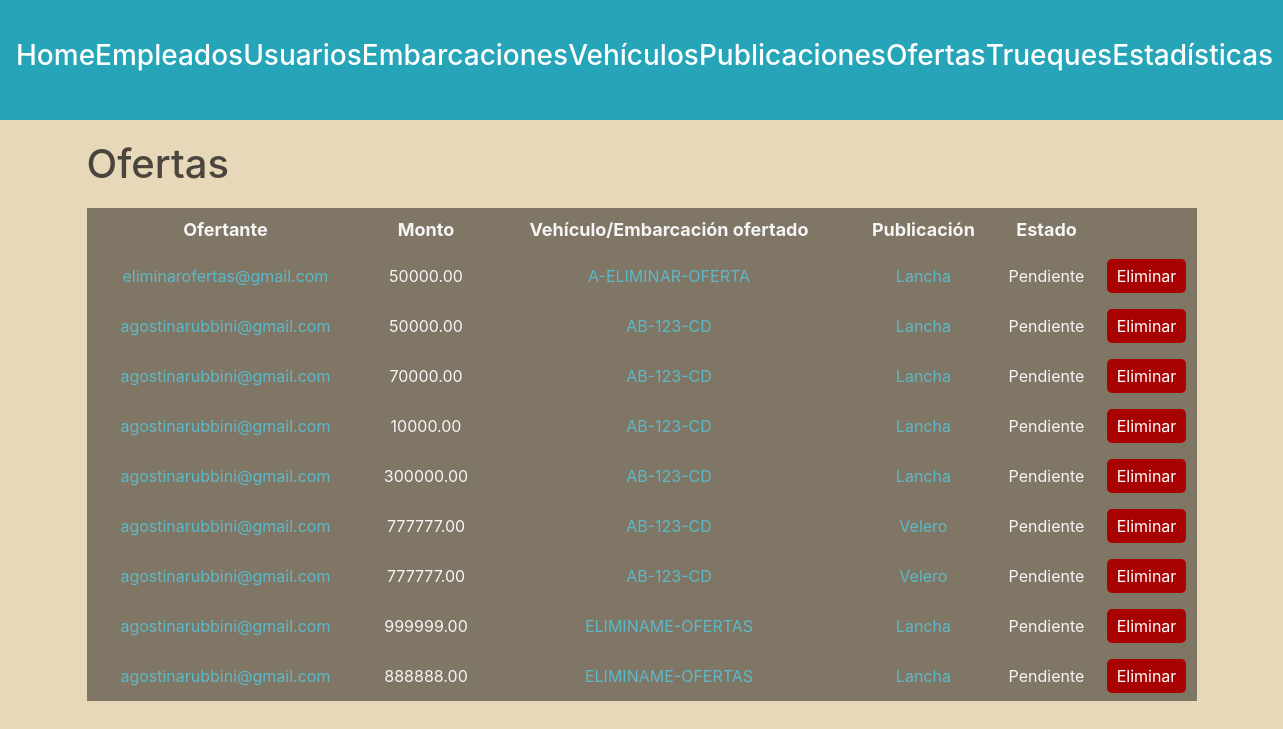
The app's page /administrador/ofertas/ (signed in) with its own data.
### ofertas/models.py (models this page shows)
class Oferta(models.Model):
    monto = models.DecimalField(max_digits=15, decimal_places=2, default=0)
    autor = models.ForeignKey(Usuario, on_delete=models.SET_NULL, null=True)
    vehiculo_ofertado = models.ForeignKey(Vehiculo, on_delete=models.SET_NULL, null=True)
    embarcacion_ofertada = models.ForeignKey(Embarcacion, on_delete=models.SET_NULL, null=True)
    publicacion= models.ForeignKey(Publicacion, on_delete=models.SET_NULL, null=True)
    estado= models.CharField(max_length=50, default='Pendiente')
    oculta = models.BooleanField(default=False)

### usuarios/models.py (models this page shows, shortened)
class Usuario(AbstractBaseUser, PermissionsMixin):
    nombre = models.CharField(max_length=50)
    apellido = models.CharField(max_length=50)
    fecha_nacimiento = models.DateField()
    telefono = models.CharField(max_length=13)
    mail = models.EmailField(max_length=50, unique=True)
    password = models.CharField(max_length=128)
    is_staff= models.BooleanField(default=False)
    is_blocked= models.BooleanField(default=False)
    USERNAME_FIELD = 'mail'
    REQUIRED_FIELDS = ['nombre', 'apellido', 'fecha_nacimiento', 'telefono']

### vehiculos/models.py (models this page shows)
class Vehiculo(models.Model):
    patente = models.CharField(max_length=100, unique=True)
    marca = models.CharField(max_length=100)
    modelo = models.CharField(max_length=100)
    tipo = models.ForeignKey(TipoVehiculo, on_delete=models.SET_NULL, null=True)
    año_fabricacion = models.DecimalField(max_digits=4, decimal_places=0, default=2000)
    kilometraje = models.DecimalField(max_digits=10, decimal_places=0, default=0)
    dueño = models.ForeignKey(Usuario, on_delete=models.CASCADE)

### publicaciones/models.py (models this page shows)
class Publicacion(models.Model):
    monto = models.DecimalField(max_digits=15, decimal_places=2, default=0)
    autor = models.ForeignKey(Usuario, on_delete=models.SET_NULL, null=True)
    embarcacion = models.OneToOneField(Embarcacion, on_delete=models.SET_NULL, null=True)
    descripcion = models.CharField(max_length=250)
    oculta = models.BooleanField(default=False)

### embarcaciones/models.py (models this page shows)
class Embarcacion(models.Model):
    matricula = models.CharField(max_length=100, unique=True)
    modelo = models.CharField(max_length=100)
    tipo = models.ForeignKey(TipoEmbarcacion, on_delete=models.SET_NULL, null=True)
    m_eslora = models.DecimalField(max_digits=5, decimal_places=2)
    m_manga = models.DecimalField(max_digits=5, decimal_places=2)
    m_calado = models.DecimalField(max_digits=5, decimal_places=2)
    motor = models.BooleanField(default=False)
    deuda = models.DecimalField(max_digits=10, decimal_places=2, default=0)
    sede = models.ForeignKey(Sede, on_delete=models.SET_NULL, null=True)
    dueño = models.ForeignKey(Usuario, on_delete=models.CASCADE)

class TipoEmbarcacion(models.Model):
    clase= models.CharField(max_length=50, unique=True)

### administrador/views.py (the view)
# urls.py: path('administrador/ofertas/', views.listar_ofertas, name='lista ofertas'),
@login_required(login_url=reverse_lazy('home'))
def listar_ofertas(request):
    user = request.user
    if not user.is_superuser:
        return redirect('home')
    ofertas = Oferta.objects.exclude(oculta = True)
    return render(request, 'offers.html', {'ofertas': ofertas})

### autenticacion/backend.py (called while the page is built)
    def get_user(self, user_id):
        UserModel = get_user_model()
        try:
            return UserModel.objects.get(pk=user_id)
        except UserModel.DoesNotExist:
            return None

### administrador/templates/offers.html (shortened to what this page needs)
{% extends 'layouts/navbar.html' %}
{% block content %}
<div class="header">
    <h1>Ofertas</h1>
</div>
{% if ofertas %}
    <table>
        <thead>
            <tr>
                <th>Ofertante</th>
                <th>Monto</th>
                <th>Vehículo/Embarcación ofertado</th>
                <th>Publicación</th>
                <th>Estado</th>
                <th></th>
            </tr>
        </thead>
        <tbody>
            {% for oferta in ofertas %}
                <tr>
                    <td>
                        <a href="{% url 'ver perfil' oferta.autor.id %}">{{oferta.autor.mail}}</a>
                    </td>
                    <td>{{ oferta.monto }}</td>
                    {% if oferta.vehiculo_ofertado %}
                        <td>
                            <a href="{% url 'ver detalle vehiculo' oferta.vehiculo_ofertado.id 0 %}">{{ oferta.vehiculo_ofertado.patente }}</a>
                        </td>
                    {% elif oferta.embarcacion_ofertada %}
                        <td>
                            <a href="{% url 'ver detalle embarcacion' oferta.embarcacion_ofertada.id 0 %}">{{ oferta.embarcacion_ofertada.matricula }}</a>
                        </td>
                    {% else %}
                        <td>No se ofreció un vehículo o embarcación</td>
                    {% endif %}
                    <td>
                        {% if oferta.publicacion %}
                            <a href="{% url 'ver detalle publicacion' oferta.publicacion.id 0 %}">{{ oferta.publicacion.embarcacion.tipo.clase }}</a>
                        {% else %}
                            <p>-</p>
                        {% endif %}
                    </td>
                    <td>{{ oferta.estado }}</td>
                    <td>
                        {% if oferta.estado == "Pendiente" %}
                            <button type="submit" class="btn-delete" data-id="{{ oferta.id }}">Eliminar</button>
                        {% endif %}
                    </td>
                </tr>
            {% endfor %}
        </tbody>
    </table>
{% else %}
    <h3>No existen ofertas en la plataforma.</h3>
{% endif %}
{% endblock %}

### administrador/static/styles/main.css (style rules this page uses)
:root { --azul1: #6785b4; --azul2: #26a5b9; --azul3: #a9cecf; --gris: #c4c4be8c; --arena: #c8baa0; }
body { background: #e8d8ba !important; color: #fff; font-family: arial; margin: 0; }
.header { display: flex; justify-content: space-between; align-items: center; margin-bottom: 20px; }
.header h1 { color: #4b463d; margin: 0; }
table { width: 100%; background: #807666; color: whitesmoke; padding: 10px; margin-bottom: 2px; }
table thead th { font-size: 18px; }
table tbody td { font-size: 16px; }
table th, table td { padding: 8px; text-align: center; }
a:link, a:visited { color: #5cb9c7; font-size: 16px; }
.btn-delete { background-color: rgb(167, 3, 3); color: white; border: none; border-radius: 5px; padding: 5px 10px; }
td:nth-child(5), td:nth-child(6) { width: 100px; }

### records on screen
Oferta: autor.mail "eliminarofertas@gmail.com", monto "50000.00", vehiculo_ofertado.patente "A-ELIMINAR-OFERTA", publicacion.embarcacion.tipo.clase "Lancha", estado "Pendiente"
Oferta: autor.mail "agostinarubbini@gmail.com", monto "50000.00", vehiculo_ofertado.patente "AB-123-CD", publicacion.embarcacion.tipo.clase "Lancha", estado "Pendiente"
Oferta: autor.mail "agostinarubbini@gmail.com", monto "70000.00", vehiculo_ofertado.patente "AB-123-CD", publicacion.embarcacion.tipo.clase "Lancha", estado "Pendiente"
Oferta: autor.mail "agostinarubbini@gmail.com", monto "10000.00", vehiculo_ofertado.patente "AB-123-CD", publicacion.embarcacion.tipo.clase "Lancha", estado "Pendiente"
Oferta: autor.mail "agostinarubbini@gmail.com", monto "300000.00", vehiculo_ofertado.patente "AB-123-CD", publicacion.embarcacion.tipo.clase "Lancha", estado "Pendiente"
Oferta: autor.mail "agostinarubbini@gmail.com", monto "777777.00", vehiculo_ofertado.patente "AB-123-CD", publicacion.embarcacion.tipo.clase "Velero", estado "Pendiente"
Oferta: autor.mail "agostinarubbini@gmail.com", monto "777777.00", vehiculo_ofertado.patente "AB-123-CD", publicacion.embarcacion.tipo.clase "Velero", estado "Pendiente"
Oferta: autor.mail "agostinarubbini@gmail.com", monto "999999.00", vehiculo_ofertado.patente "ELIMINAME-OFERTAS", publicacion.embarcacion.tipo.clase "Lancha", estado "Pendiente"
Oferta: autor.mail "agostinarubbini@gmail.com", monto "888888.00", vehiculo_ofertado.patente "ELIMINAME-OFERTAS", publicacion.embarcacion.tipo.clase "Lancha", estado "Pendiente"
